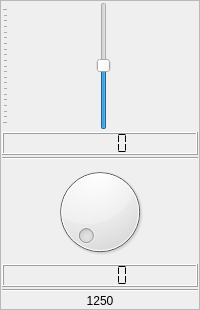
                     <widget class="QFrame" name="verticalFrame_19">
                      <property name="frameShape">
                       <enum>QFrame::StyledPanel</enum>
                      </property>
                      <layout class="QVBoxLayout" name="verticalLayout_20">
                       <property name="spacing">
                        <number>2</number>
                       </property>
                       <property name="leftMargin">
                        <number>1</number>
                       </property>
                       <property name="topMargin">
                        <number>1</number>
                       </property>
                       <property name="rightMargin">
                        <number>1</number>
                       </property>
                       <property name="bottomMargin">
                        <number>1</number>
                       </property>
                       <item>
                        <widget class="QSlider" name="eq_sld_16">
                         <property name="sizePolicy">
                          <sizepolicy hsizetype="Preferred" vsizetype="Expanding">
                           <horstretch>0</horstretch>
                           <verstretch>0</verstretch>
                          </sizepolicy>
                         </property>
                         <property name="minimumSize">
                          <size>
                           <width>0</width>
                           <height>128</height>
                          </size>
                         </property>
                         <property name="minimum">
                          <number>-300</number>
                         </property>
                         <property name="maximum">
                          <number>300</number>
                         </property>
                         <property name="singleStep">
                          <number>10</number>
                         </property>
                         <property name="value">
                          <number>1</number>
                         </property>
                         <property name="orientation">
                          <enum>Qt::Vertical</enum>
                         </property>
                         <property name="tickPosition">
                          <enum>QSlider::TicksAbove</enum>
                         </property>
                         <property name="tickInterval">
                          <number>30</number>
                         </property>
                        </widget>
                       </item>
                       <item>
                        <widget class="QLCDNumber" name="lcdNumber_87">
                         <property name="smallDecimalPoint">
                          <bool>true</bool>
                         </property>
                         <property name="segmentStyle">
                          <enum>QLCDNumber::Flat</enum>
                         </property>
                        </widget>
                       </item>
                       <item>
                        <widget class="Line" name="line_67">
                         <property name="orientation">
                          <enum>Qt::Horizontal</enum>
                         </property>
                        </widget>
                       </item>
                       <item>
                        <widget class="QDial" name="dial_16">
                         <property name="maximumSize">
                          <size>
                           <width>16777215</width>
                           <height>16777215</height>
                          </size>
                         </property>
                         <property name="minimum">
                          <number>1</number>
                         </property>
                         <property name="maximum">
                          <number>500</number>
                         </property>
                         <property name="singleStep">
                          <number>10</number>
                         </property>
                        </widget>
                       </item>
                       <item>
                        <widget class="QLCDNumber" name="lcdNumber_46">
                         <property name="smallDecimalPoint">
                          <bool>true</bool>
                         </property>
                         <property name="segmentStyle">
                          <enum>QLCDNumber::Flat</enum>
                         </property>
                        </widget>
                       </item>
                       <item>
                        <widget class="Line" name="line_16">
                         <property name="orientation">
                          <enum>Qt::Horizontal</enum>
                         </property>
                        </widget>
                       </item>
                       <item>
                        <widget class="QLabel" name="label_30">
                         <property name="text">
                          <string>1250</string>
                         </property>
                         <property name="scaledContents">
                          <bool>true</bool>
                         </property>
                         <property name="alignment">
                          <set>Qt::AlignCenter</set>
                         </property>
                        </widget>
                       </item>
                      </layout>
                     </widget>
